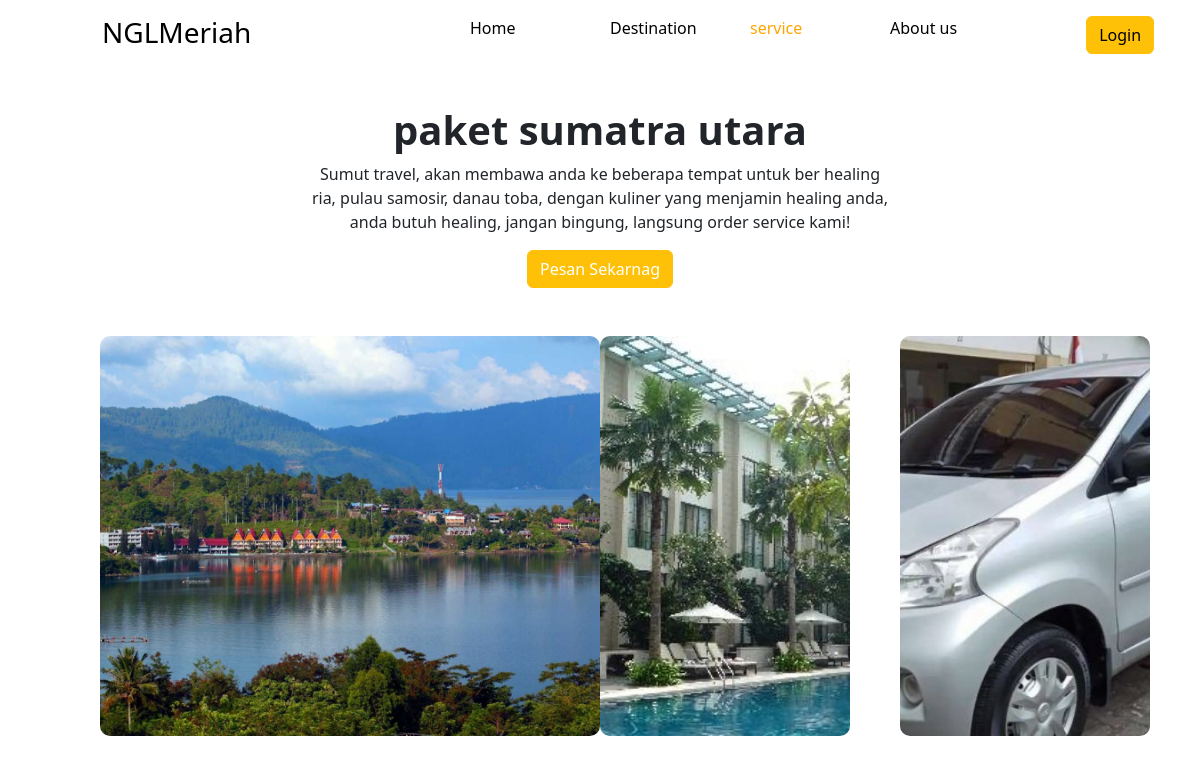
/applied/paket-service.php?id_paket_service=2, run on the app's committed database.
### tables this page shows
CREATE TABLE `paket_service` (
  `id_paket_service` int(11) NOT NULL,
  `nama_paket_service` varchar(100) NOT NULL,
  `penjelasan_singkat_paket_service` varchar(100) NOT NULL,
  `penjelasan_detail_paket_service` varchar(500) NOT NULL,
  `gambar_1_paket_service` varchar(100) DEFAULT NULL,
  `gambar_2_paket_service` varchar(100) DEFAULT NULL,
  `gambar_3_paket_service` varchar(100) DEFAULT NULL,
  `harga_paket_service` int(11) NOT NULL,
  `rating_paket_service` int(11) NOT NULL
);

### applied/paket-service.php (the view, shortened to what this page needs)
<!DOCTYPE html>
<html lang="en">
<head>
    <link rel="stylesheet" href="style.css">
    <link rel="stylesheet" href="https://cdn.jsdelivr.net/npm/bootstrap@5.2.3/dist/css/bootstrap.min.css">
</head>
<?php
require 'koneksi.php';
if(isset($_GET['id_paket_service'])){
    $id_paket_service = $_GET['id_paket_service'];
    $sql = "select * from paket_service where id_paket_service=$id_paket_service";
    $hasil = mysqli_query($conn, $sql);
    $data_paket_service = mysqli_fetch_assoc($hasil);
}
?>
<body>
    <div class="top pt-3">
        <div class="row">
            <h3 class="orange-text col-1 offset-1   text-black">NGLMeriah</h3>
            <nav class="col-4 offset-2">
                <ul>
                    <li class="top-links-dark">Home</li>
                    <li class="top-links-dark">Destination</li>
                    <li class="orange-text">service</li>
                    <li class="top-links-dark">About us</li>
                </ul>
            </nav>
            <div class="register-login col-2 offset-2">
                <a href="" class="top-links">Register</a>
                <button type="button" class="btn btn-warning text-black" id="btn-login">Login</button>
            </div>
        </div>
    </div>
    <h1 class="text-center mt-5"><strong><?=$data_paket_service['nama_paket_service']?></strong></h1>
    <div class="row">
        <p class="col-6 offset-3 text-center"><?=$data_paket_service['penjelasan_detail_paket_service']?></p>
    </div>
    <div class="center"><button class="btn btn-warning text-white">Pesan Sekarnag</button></div>
    <div class="row mt-5">
        <div class="destination-images">
            <div class="col-4 offset-1">
                <div class="destination-image-main">
                    <img class="zoom blur" src="images/<?=$data_paket_service['gambar_1_paket_service']?>" alt="">
                </div>
            </div>
            <div class="col-2 offset-1">
                <div class="destination-image">
                    <img src="images/<?=$data_paket_service['gambar_2_paket_service']?>" alt="">
                </div>
            </div>
            <div class="col-2 offset-1">
                <div class="destination-image">
                    <img src="images/<?=$data_paket_service['gambar_3_paket_service']?>" alt="">
                </div>
            </div>
        </div>
    </div>
</body>
</html>

### applied/style.css (style rules this page uses)
* { padding: 0; margin: 0; }
body { background-color: #B9B9B9; }
#btn-login { color: white; }
.top-links { text-decoration: none; color: white; transition: 0.3s; }
.top-links-dark { text-decoration: none; color: black; transition: 0.3s; }
.orange-text { color: #ffa500 }
nav { display: flex; flex-direction: row; }
nav ul { display: flex; flex-direction: row; list-style-type: none; }
nav li { margin: 0 30px; width: 80px; }
.destination-image-main { width: 500px; height: 400px; position: relative; overflow: hidden; }
.destination-image-main img { width: 500px; height: 400px; object-fit: cover; border-radius: 10px; transition: 200ms ease-in-out; }
.destination-image img { width: 250px; height: 400px; object-fit: cover; object-position: center; border-radius: 10px; }
.destination-images { display: flex; }
.center { display: flex; justify-content: center; align-items: center; }

### data on the page
paket_service: nama_paket_service "paket sumatra utara", penjelasan_detail_paket_service "Sumut travel, akan membawa anda ke beberapa tempat untuk ber healing ria, pulau samosir, danau toba, dengan kuliner yang menjamin healing anda, anda butuh healing, jangan bingung, langsung order service kami!", gambar_1_paket_service (picture), gambar_2_paket_service (picture), gambar_3_paket_service (picture)
